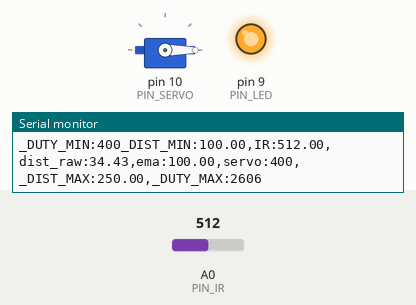
A sketch run on a simulated Arduino Uno, built with avr-gcc and run on an emulated ATmega328P. On the bench: servo, output pins drawn as LEDs (lit = HIGH), the last lines printed to the serial monitor. The inputs (shaded band) are chosen by the test bench; at power-on: A0 (PIN_IR) = 512.

Above: at 1.2 s.
1.3 s: A0 (PIN_IR) set to 366
2.8 s: A0 (PIN_IR) set to 336
At 4.0 s:
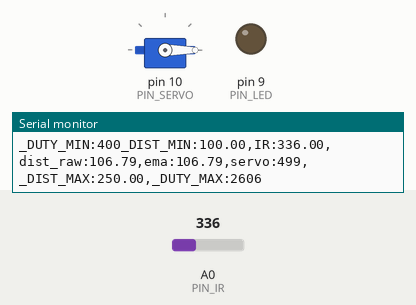
4.3 s: A0 (PIN_IR) set to 306
At 5.9 s:
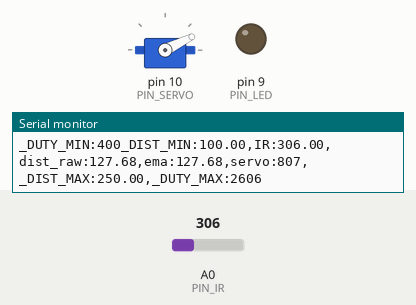
6.7 s: A0 (PIN_IR) set to 240
At 7.9 s:
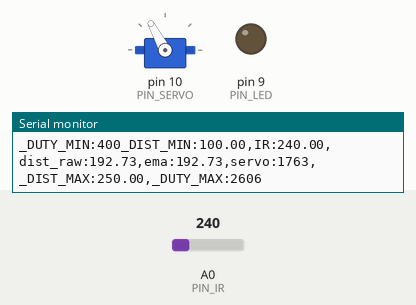
8.7 s: A0 (PIN_IR) set to 260
At 10.1 s:
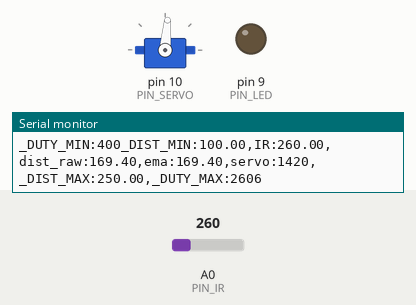
10.6 s: A0 (PIN_IR) set to 122
At 11.4 s:
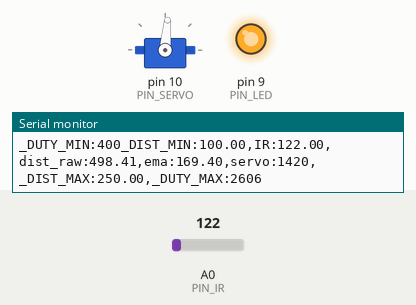
Timing chart, 0 to 13.1 s (numbered marks = the images above; inputs shaded):
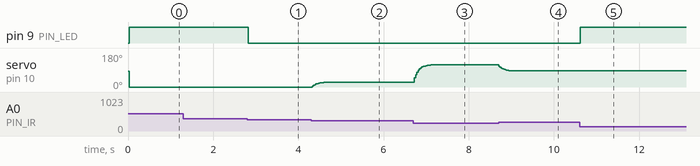

Measured:
- the behaviour switches between 348 and 347 on A0 (PIN_IR) (found by bisection; images 0 and 1)
- after the input at 2.8 s, pin 9 (PIN_LED): HIGH → LOW at once
- after the input at 4.3 s, servo on pin 10 (PIN_SERVO): moves from 0° to 26° over 0.93 s, starting at once
- after the input at 6.7 s, servo on pin 10 (PIN_SERVO): moves from 26° to 118° over 0.48 s, starting at once
- after the input at 8.7 s, servo on pin 10 (PIN_SERVO): moves from 118° to 85° over 0.42 s, starting at once
- after the input at 10.6 s, pin 9 (PIN_LED): LOW → HIGH at once

The sketch:

17_example_3.ino
```cpp
#include <Servo.h>

// Arduino pin assignment
#define PIN_IR    0         // IR sensor at Pin A0
#define PIN_LED   9
#define PIN_SERVO 10

#define _DUTY_MIN 400    // servo full clock-wise position (0 degree)
#define _DUTY_NEU 1400   // servo neutral position (90 degree)
#define _DUTY_MAX 2606   // servo full counter-clockwise position (180 degree)


#define _DIST_MIN  100.0   // minimum distance 100mm (10 cm)
#define _DIST_MAX  250.0   // maximum distance 250mm (25 cm)

// ===== EMA 필터 계수 (INTERVAL=30ms 기준 권장: 0.2~0.3) =====
#define EMA_ALPHA  0.25

#define LOOP_INTERVAL 30   // Loop Interval (unit: msec)  >= 20ms 요구 충족

Servo myservo;
unsigned long last_loop_time = 0;   // unit: msec

float dist_prev = _DIST_MIN;
float dist_ema  = _DIST_MIN;

static inline float clampf(float x, float lo, float hi) {
  if (x < lo) return lo;
  if (x > hi) return hi;
  return x;
}

void setup()
{
  pinMode(PIN_LED, OUTPUT);

  myservo.attach(PIN_SERVO);
  myservo.writeMicroseconds(_DUTY_NEU);

  Serial.begin(1000000);    // 1,000,000 bps
  last_loop_time = millis(); // 주기 제어용 기준시간 초기화 (추가)
}

void loop()
{
  unsigned long time_curr = millis();
  int duty;
  float a_value, dist_raw;

  // wait until next event time
  if (time_curr < (last_loop_time + LOOP_INTERVAL))
    return;
  last_loop_time += LOOP_INTERVAL;

  a_value = analogRead(PIN_IR);

  // IR → 거리(mm) 변환 (안전 가드: a_value<=10이면 분모 보호)
  if (a_value <= 10) {
    dist_raw = 10000.0; // 터무니없이 큰 값으로 만들어 범위 밖 처리
  } else {
    dist_raw = ((6762.0 / (a_value - 9.0)) - 4.0) * 10.0 - 60.0;
  }

  // ===== 범위 필터 (10cm~25cm만 유효) + LED 제어 =====
  bool in_range = (dist_raw >= _DIST_MIN) && (dist_raw <= _DIST_MAX);
  digitalWrite(PIN_LED, in_range ? LOW : HIGH);

  float dist_meas;
  if (in_range) {
    dist_meas = dist_raw;       // 범위 안: 갱신 허용
    dist_prev = dist_raw;       // 최근 유효값 갱신
  } else {
    dist_meas = dist_prev;      // 범위 밖: 이전 유효값 유지(서보 안정)
  }

  // ===== EMA 필터 =====
  // dist_ema(k) = alpha * dist_meas(k) + (1-alpha) * dist_ema(k-1)
  dist_ema = (EMA_ALPHA * dist_meas) + ((1.0f - EMA_ALPHA) * dist_ema);

  // ===== map() 미사용 선형 매핑 (10~25cm -> 0~180deg -> PWM us) =====
  // duty = _DUTY_MIN + (dist_ema - _DIST_MIN) * (_DUTY_MAX - _DUTY_MIN) / (_DIST_MAX - _DIST_MIN)
  float t = (dist_ema - _DIST_MIN) / (_DIST_MAX - _DIST_MIN); // 0.0~1.0
  t = clampf(t, 0.0f, 1.0f); // 범위 클램프
  duty = (int)(_DUTY_MIN + t * (float)(_DUTY_MAX - _DUTY_MIN));

  myservo.writeMicroseconds(duty);

  // ===== 시리얼 플로터용 출력 포맷 유지 =====
  Serial.print("_DUTY_MIN:");  Serial.print(_DUTY_MIN);
  Serial.print("_DIST_MIN:");  Serial.print(_DIST_MIN);
  Serial.print(",IR:");        Serial.print(a_value);
  Serial.print(",dist_raw:");  Serial.print(dist_raw);
  Serial.print(",ema:");       Serial.print(dist_ema);
  Serial.print(",servo:");     Serial.print(duty);
  Serial.print(",_DIST_MAX:"); Serial.print(_DIST_MAX);
  Serial.print(",_DUTY_MAX:"); Serial.print(_DUTY_MAX);
  Serial.println("");
}
```
